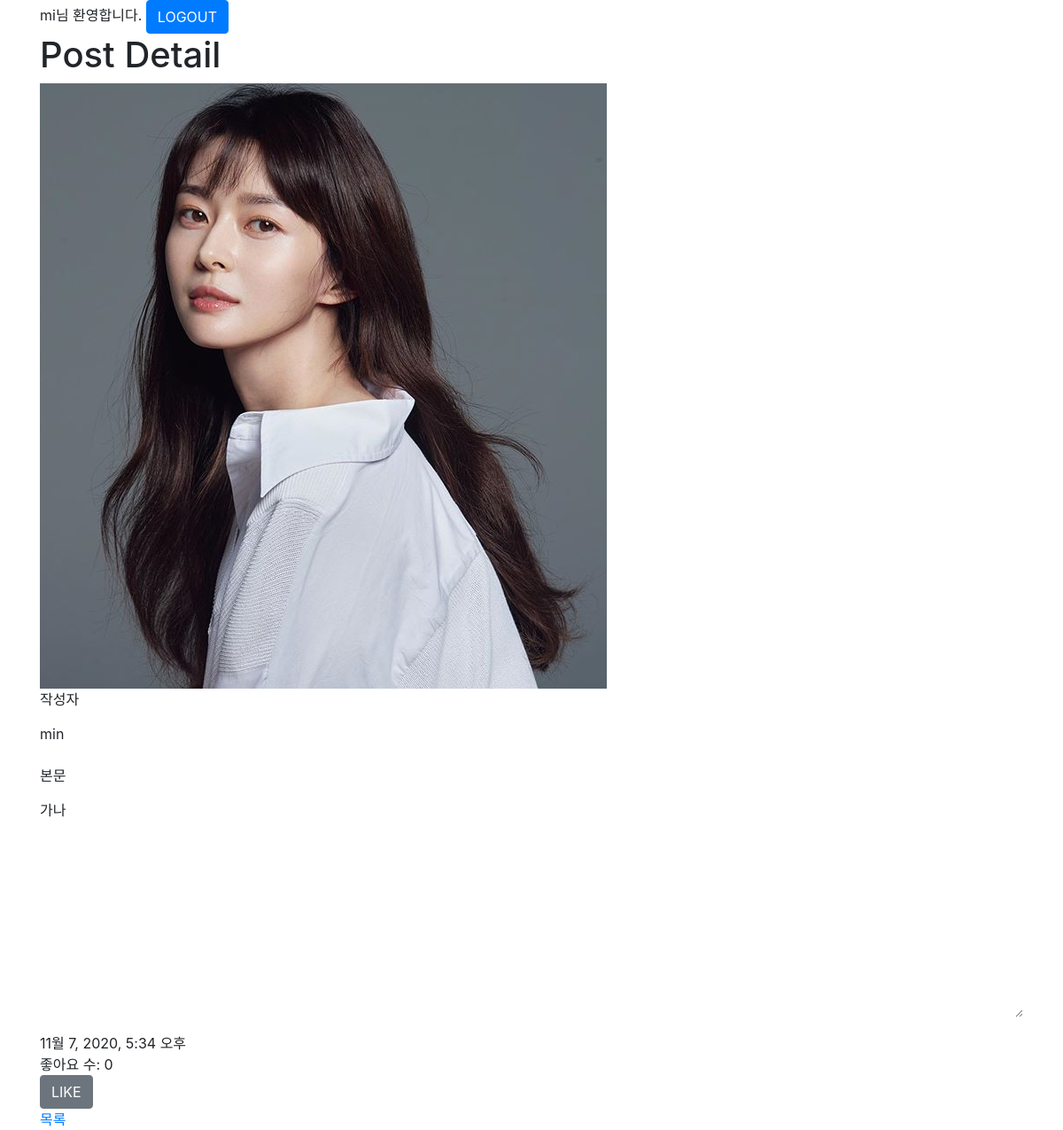
Screenshot of /posts/7/ (signed in) with the database file from the repository.
### posts/models.py (models this page shows, shortened)
class Post(models.Model):
    user=models.ForeignKey(User,on_delete=models.CASCADE,null=False)
    body=models.TextField()
    created_at=models.DateTimeField()
    image = models.ImageField(upload_to='post', null=True)
    liked_users=models.ManyToManyField(User,related_name="liked_posts")

### posts/views.py (the view)
# urls.py: path('<int:post_id>/',views.detail,name="detail"),
def detail(request,post_id):
    post=Post.objects.get(id=post_id)
    context={'post':post}
    return render(request,'posts/detail.html',context)

### posts/templates/posts/detail.html (shortened to what this page needs)
{% extends "base.html" %}
{% load static %}
{% block style %}
  <link rel="stylesheet" href="{% static 'posts/style.css'%}" />
{% endblock %}
{% block content %}
  <div class="container">
    <h1>Post Detail</h1>
    {% if post.image %}
      <div>
        <img src="{{ post.image.url }}" alt="Post Image" />
      </div>
    {% endif %}
    <div class="form-group">
      <label for="author">작성자</label>
      <input readonly class="form-control-plaintext" type="text" name="author" value="{{ post.user.get_username }}" />
    </div>
    <div class="form-group">
      <label for="body">본문</label>
      <textarea readonly class="form-control-plaintext" id="body" cols="40" rows="10" name="body">{{ post.body }}</textarea>
    </div>
    <div>{{ post.created_at }}</div>
    <div>좋아요 수: {{ post.liked_users.count }}</div>
    {% if user.is_authenticated %}
      <form action="{% url 'posts:like' post.id %}" method="POST">
        {% if user in post.liked_users.all %}
          <button type="submit" class="btn btn-primary">LIKE</button>
        {% else %}
          <button type="submit" class="btn btn-secondary">LIKE</button>
        {% endif %}
      </form>
    {% endif %}
    <a href="{% url 'posts:index' %}">목록</a>
  </div>
{% endblock %}

### templates/base.html (shortened to what this page needs)
{% load static %}
<!DOCTYPE html>
<html lang="ko">
  <head>
    <link rel="stylesheet" href="https://cdn.jsdelivr.net/npm/bootstrap@4.5.3/dist/css/bootstrap.min.css">
    <link rel="stylesheet" href="{% static 'style.css'%}" />
    {% block style %}
    {% endblock %}
  </head>
  <body>
    {% if user.is_authenticated %}
      <div class="container">
        <form action="{% url 'accounts:logout' %}" method="POST">
          {{ user.get_username }}님 환영합니다.
          <button type="submit" class="btn btn-primary">LOGOUT</button>
        </form>
      </div>
    {% endif %}
    {% block content %}
    {% endblock %}
  </body>
</html>

### static/style.css (style rules this page uses)
* { margin: 0px; padding: 0px; box-sizing: border-box; }

### rows the page displays
Post: image (picture), author "min", body "가나", created_at "11월 7, 2020, 5:34 오후", liked_users.count "0"

### other values shown
{{ user.get_username }} "mi"
